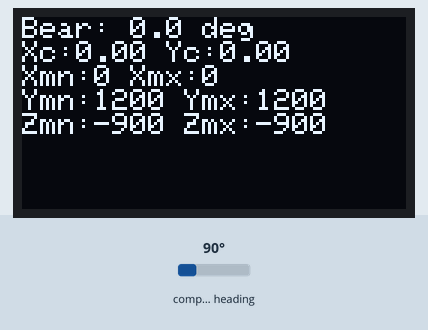
This sketch was run on a simulated Arduino Uno, built with avr-gcc and run on an emulated ATmega328P. On the bench: 128×64 one-colour display. The inputs (shaded band) are chosen by the test bench; at power-on: compass heading 90°.

Above: at 2.0 s.
2.1 s: compass heading set to 7°
At 3.4 s:
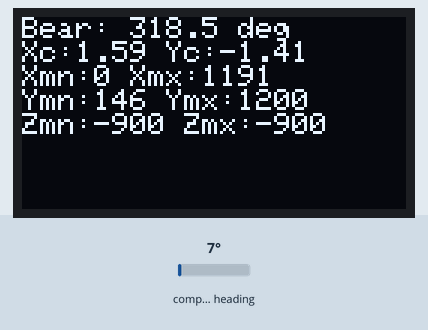
3.8 s: compass heading set to 90°
At 4.4 s:
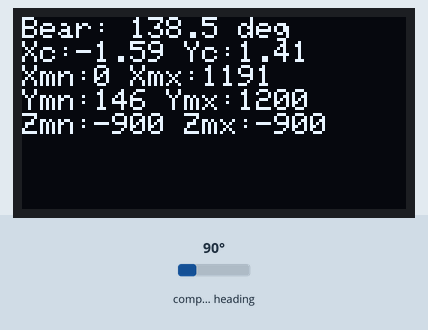
5.5 s: compass heading set to 180°
At 6.7 s:
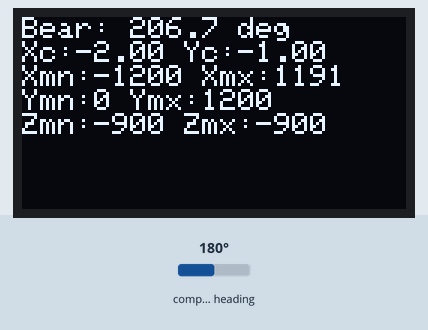
Timing chart, 0 to 8.5 s (numbered marks = the images above; inputs shaded):
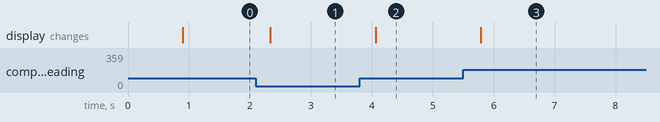

Measured:
- after the input at 2.1 s, the display: changes after 0.23 s (image 1)
- after the input at 3.8 s, the display: changes after 0.26 s (image 2)
- after the input at 5.5 s, the display: changes after 0.29 s (image 3)

The sketch:

03_DigitalCompass_QMC_BearingAngle.ino
```cpp
#include <Wire.h>
#include <QMC5883LCompass.h>
#include <Adafruit_GFX.h>
#include <Adafruit_SSD1306.h>

// --- OLED ---
#define SCREEN_WIDTH 128
#define SCREEN_HEIGHT 64
#define OLED_RESET -1
Adafruit_SSD1306 display(SCREEN_WIDTH, SCREEN_HEIGHT, &Wire, OLED_RESET);

// --- Magnetometer ---
QMC5883LCompass compass;

// --- Calibration (runtime min/max) ---
int16_t xMin = 32767, xMax = -32768;
int16_t yMin = 32767, yMax = -32768;
int16_t zMin = 32767, zMax = -32768;

void setup() {
  Serial.begin(9600);
  Wire.begin();

  if (!display.begin(SSD1306_SWITCHCAPVCC, 0x3C)) {
    // If this fails, reduce what you print or switch to U8g2 low-memory mode
    while (1);
  }
  display.clearDisplay();
  display.setTextSize(1);
  display.setTextColor(SSD1306_WHITE);
  display.setCursor(0,0);
  display.println(F("QMC5883L Calib"));
  display.println(F("Rotate in all axes"));
  display.display();

  compass.init();
  delay(800);
}

void loop() {
  compass.read();
  int x = compass.getX();
  int y = compass.getY();
  int z = compass.getZ();

  // --- Update min/max ---
  if (x < xMin) xMin = x; if (x > xMax) xMax = x;
  if (y < yMin) yMin = y; if (y > yMax) yMax = y;
  if (z < zMin) zMin = z; if (z > zMax) zMax = z;

  // --- Offsets (hard-iron) ---
  float xOff = (xMax + xMin) * 0.5f;
  float yOff = (yMax + yMin) * 0.5f;
  float zOff = (zMax + zMin) * 0.5f;

  // --- Scales (soft-iron) ---
  float xScale = (xMax - xMin) * 0.5f;
  float yScale = (yMax - yMin) * 0.5f;
  float zScale = (zMax - zMin) * 0.5f;

  // Use averaged scale to keep math light on Uno
  float avgScale = (xScale + yScale + zScale) / 3.0f;
  if (avgScale < 1.0f) avgScale = 1.0f;  // safety

  // --- Calibrated & normalized readings ---
  float xCal = (x - xOff) / avgScale;
  float yCal = (y - yOff) / avgScale;
  // zCal not needed for 2D heading on a level surface

  // --- Bearing from calibrated X/Y ---
  float bearing = atan2f(yCal, xCal) * 180.0f / PI;
  if (bearing < 0) bearing += 360.0f;

  // --- OLED output (compact) ---
  display.clearDisplay();
  display.setCursor(0,0);
  display.print(F("Bear: ")); display.print(bearing, 1); display.println(F(" deg"));

  // Show calibrated values briefly (helps verify offsets)
  display.print(F("Xc:")); display.print(xCal, 2);
  display.print(F(" Yc:")); display.println(yCal, 2);

  display.print(F("Xmn:")); display.print(xMin);
  display.print(F(" Xmx:")); display.println(xMax);
  display.print(F("Ymn:")); display.print(yMin);
  display.print(F(" Ymx:")); display.println(yMax);
  display.print(F("Zmn:")); display.print(zMin);
  display.print(F(" Zmx:")); display.println(zMax);

  display.display();

  delay(250);
}
```
